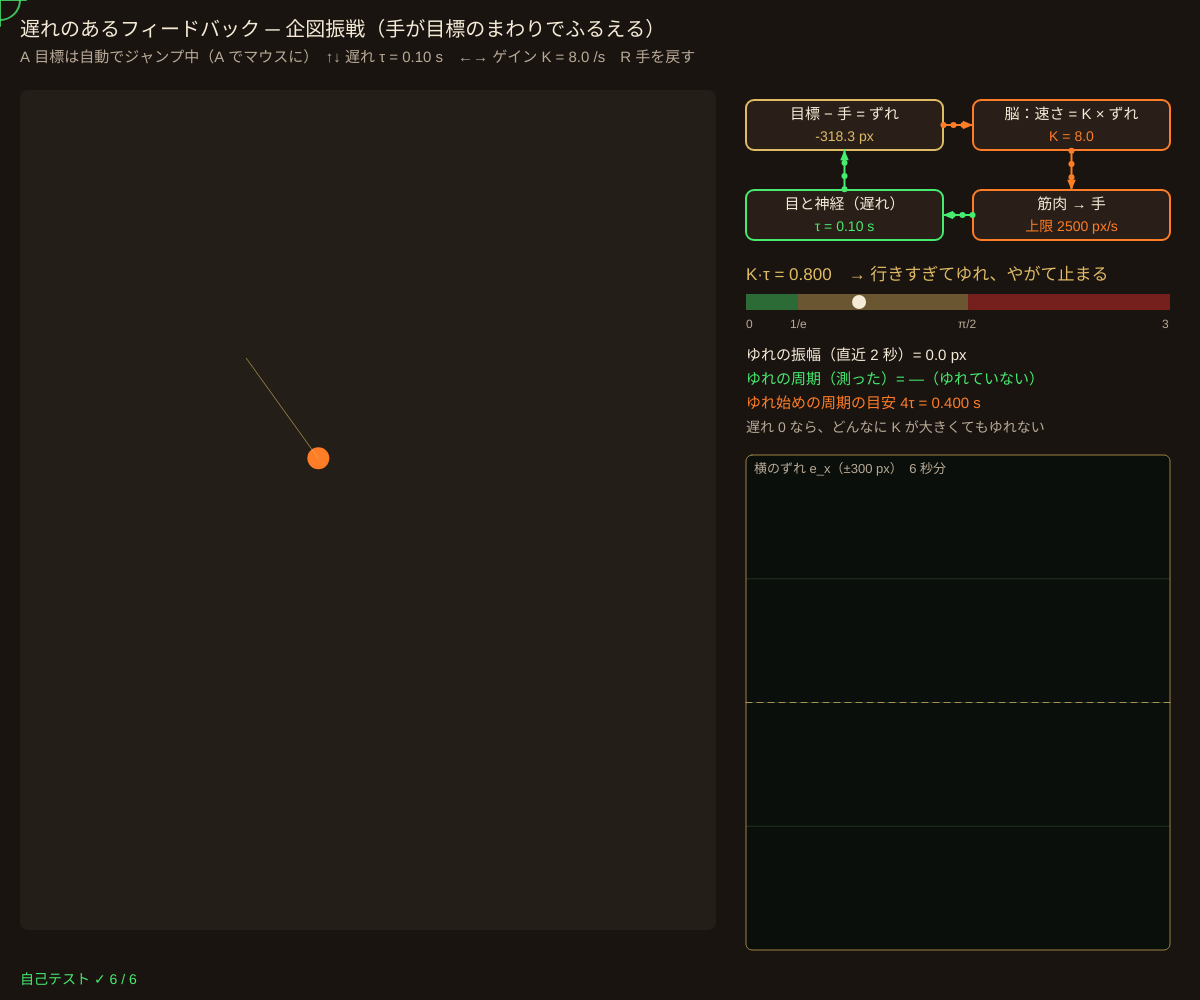
Frame 1 (no input)
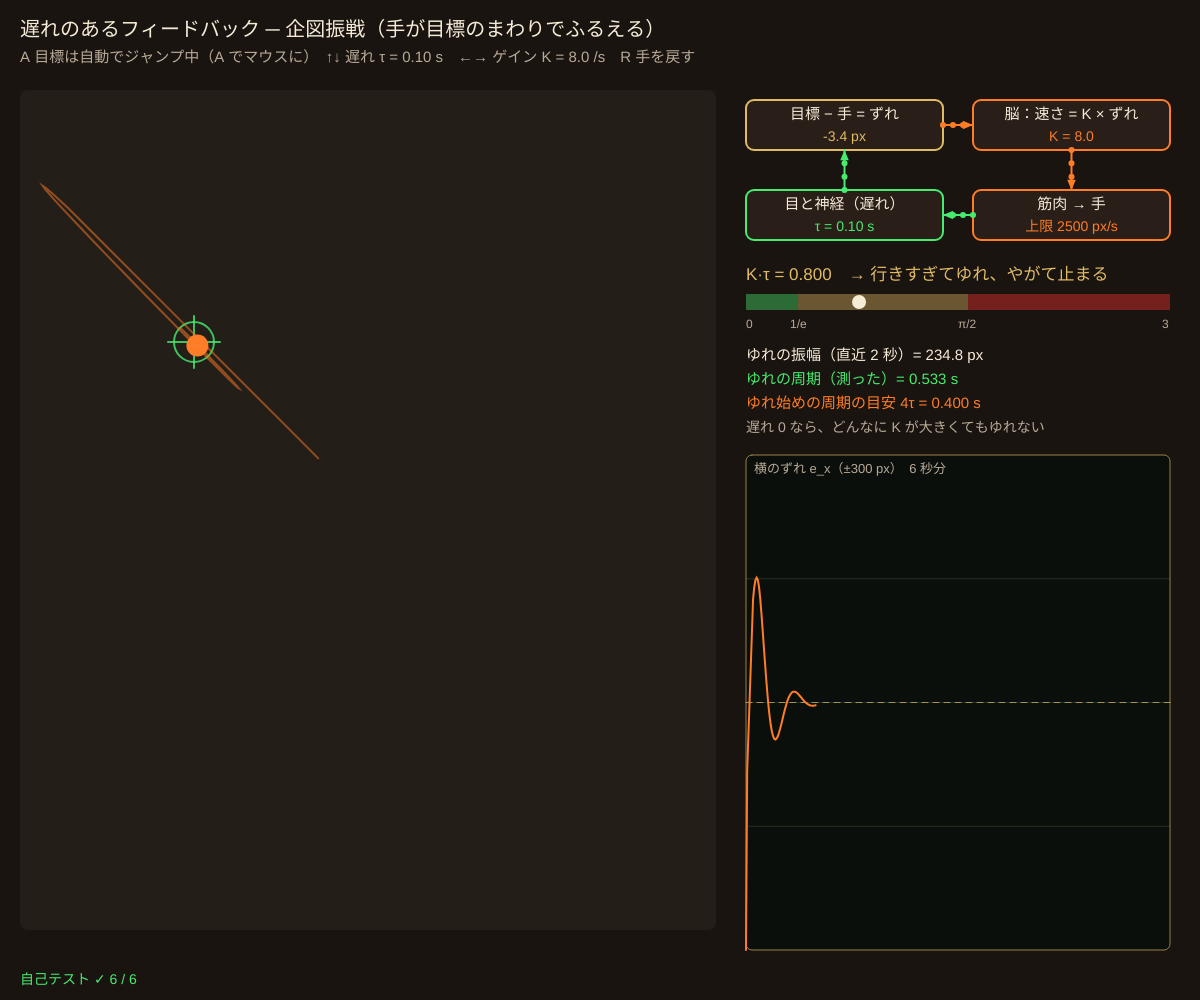
Frame 60 (no input)
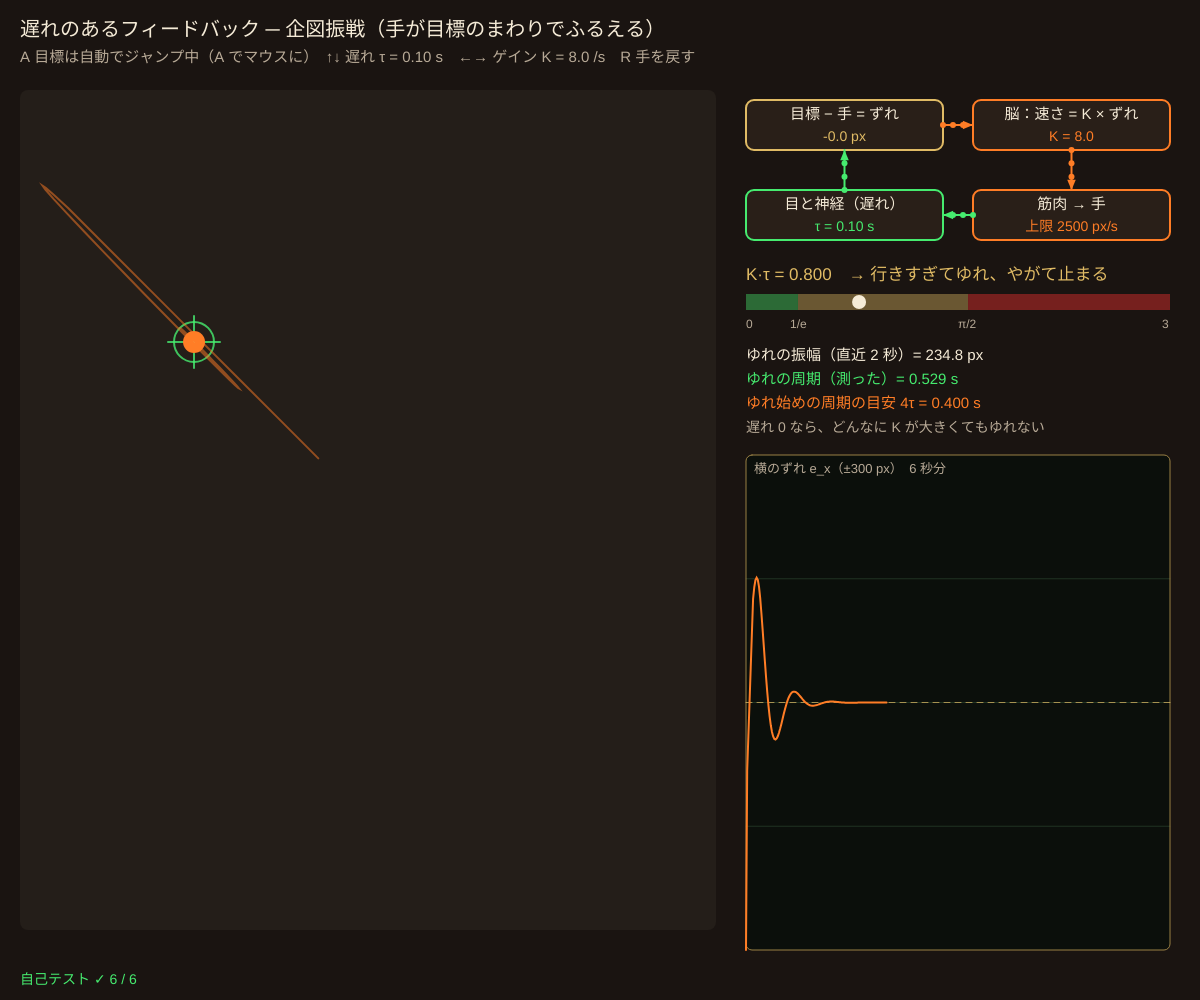
Frame 120 (the mouse pressed at the canvas centre since frame 60)

The p5.js sketch that drew these frames (run headless with seeded random() and noise() and a simulated clock; from frame 60 on, the mouse is pressed at the canvas centre):

// p5.js sketch
// ── sketch.js
// ============================================
// 02 遅れのあるフィードバックと企図振戦
// 手（オレンジの点）は「目で見たずれ」に比例した速さで目標へ動く。でも目と神経には遅れ τ がある
// K·τ が小さいとまっすぐ届く。大きくなると行きすぎてゆれ、π/2 を超えるとゆれが止まらない（ウィーナーが『サイバネティックス』で挙げた企図振戦の例）
// マウス = 目標 / A = 目標を自動でジャンプ / ↑↓ = 遅れ τ / ←→ = ゲイン K / R = 手を戻す
// ============================================

let K = 8;            // ★ ゲイン：ずれ 1 px につき 1 秒で何 px 動くか [1/s]
let tau = 0.1;        // ★ 目と神経の遅れ [秒]
let vmax = 2500;      // ★ 手の速さの上限 [px/s]（筋肉の限界。ゆれが無限に大きくならない）
const DT = 1 / 600;   // 計算のきざみ（1 フレームに 10 回）
let hand, buf, autoT = true, target = [0, 0], tJump = 0, hist = [], trail = [], tNow = 0, zc = [];

function setup() {
  createCanvas(windowWidth, windowHeight);
  colorMode(HSB, 360, 100, 100, 100);
  selfTest();
  resetHand();
}
function resetHand() { hand = makeHand([width * 0.3, height * 0.5]); hist = []; trail = []; zc = []; }
// 手の状態：位置と、過去の「見えたずれ」の記録（遅れのため）
function makeHand(p) { return { x: p[0], y: p[1], past: [] }; }
// 1 きざみ：τ 秒前に見えたずれ e(t − τ) に K をかけた速さで動く
function handStep(h, r, k, delay, vm, dt) {
  h.past.push([r[0] - h.x, r[1] - h.y]);
  let n = Math.round(delay / dt);
  while (h.past.length > n + 1) h.past.shift();
  let e = h.past[0];
  h.x += dt * clampv(k * e[0], -vm, vm);
  h.y += dt * clampv(k * e[1], -vm, vm);
  h.x = clampv(fin(h.x, 0), -1e5, 1e5); h.y = clampv(fin(h.y, 0), -1e5, 1e5);
}
function zone(kt) { return kt < 1 / Math.E ? 0 : kt < Math.PI / 2 ? 1 : 2; }
const ZONES = ['まっすぐ届く（Kτ < 1/e）', '行きすぎてゆれ、やがて止まる', 'ゆれが止まらない（振戦）'];

function draw() {
  background(24, 35, 10);
  let aw = width * 0.58, ax = 20, ay = 90, ah = height - 160;
  if (autoT) {
    if (tNow > tJump) { tJump = tNow + 2.5; let pts = [[0.25, 0.3], [0.75, 0.35], [0.5, 0.75], [0.2, 0.7]]; let q = pts[Math.floor(tNow / 2.5) % 4]; target = [ax + q[0] * aw, ay + q[1] * ah]; }
  } else target = [clampv(mouseX, ax, ax + aw), clampv(mouseY, ay, ay + ah)];
  for (let k = 0; k < 10; k++) { handStep(hand, target, K, tau, vmax, DT); tNow += DT; }
  let ex = target[0] - hand.x;
  hist.push(ex); if (hist.length > 360) hist.shift();
  if (hist.length > 1 && Math.sign(hist[hist.length - 1]) !== Math.sign(hist[hist.length - 2]) && hist[hist.length - 1] !== 0) zc.push(tNow);
  while (zc.length && zc[0] < tNow - 3) zc.shift();
  trail.push([hand.x, hand.y]); if (trail.length > 120) trail.shift();

  say('遅れのあるフィードバック ─ 企図振戦（手が目標のまわりでふるえる）', 20, 36, 20);
  say((autoT ? 'A 目標は自動でジャンプ中（A でマウスに）' : 'マウス = 目標（A で自動に）') + '　↑↓ 遅れ τ = ' + tau.toFixed(2) + ' s　←→ ゲイン K = ' + K.toFixed(1) + ' /s　R 手を戻す', 20, 62, 15, C_SUB);

  // ---- 手と目標
  noStroke(); fill(28, 30, 14); rect(ax, ay, aw, ah, 8);
  stroke(col(C_SCOPE, 80)); strokeWeight(2); noFill(); circle(target[0], target[1], 40); line(target[0] - 26, target[1], target[0] + 26, target[1]); line(target[0], target[1] - 26, target[0], target[1] + 26);
  noFill(); stroke(col(C_TUBE, 50)); strokeWeight(2); beginShape(); for (let p of trail) vertex(clampv(p[0], ax, ax + aw), clampv(p[1], ay, ay + ah)); endShape();
  noStroke(); fill(col(C_TUBE)); circle(clampv(hand.x, ax, ax + aw), clampv(hand.y, ay, ay + ah), 22);
  let seen = hand.past[0] || [0, 0];
  stroke(col(C_BRASS, 60)); strokeWeight(1); line(hand.x, hand.y, hand.x + seen[0] * 0.2, hand.y + seen[1] * 0.2);

  // ---- ループの図
  let bx = ax + aw + 30, bw = width - bx - 30, by = 100, half = (bw - 30) / 2;
  blockBox(bx, by, half, 50, '目標 − 手 = ずれ', ex.toFixed(1) + ' px', C_BRASS);
  blockBox(bx + half + 30, by, half, 50, '脳：速さ = K × ずれ', 'K = ' + K.toFixed(1), C_TUBE);
  blockBox(bx + half + 30, by + 90, half, 50, '筋肉 → 手', '上限 ' + vmax + ' px/s', C_TUBE);
  blockBox(bx, by + 90, half, 50, '目と神経（遅れ）', 'τ = ' + tau.toFixed(2) + ' s', C_SCOPE);
  let ph = (frameCount / 60) % 1;
  flowArrow(bx + half, by + 25, bx + half + 30, by + 25, C_TUBE, ph);
  flowArrow(bx + half + 30 + half / 2, by + 50, bx + half + 30 + half / 2, by + 90, C_TUBE, ph);
  flowArrow(bx + half + 30, by + 115, bx + half, by + 115, C_SCOPE, ph);
  flowArrow(bx + half / 2, by + 90, bx + half / 2, by + 50, C_SCOPE, ph);

  // ---- Kτ の地図と測った数
  let kt = K * tau, my = by + 180, z = zone(kt);
  say('K·τ = ' + kt.toFixed(3) + '　→ ' + ZONES[z], bx, my, 17, [C_SCOPE, C_BRASS, C_ALARM][z]);
  let mw = bw, X = (v) => bx + (v / 3) * mw;
  noStroke(); fill(col(C_SCOPE, 40)); rect(X(0), my + 14, X(1 / Math.E) - X(0), 16); fill(col(C_BRASS, 40)); rect(X(1 / Math.E), my + 14, X(Math.PI / 2) - X(1 / Math.E), 16);
  fill(col(C_ALARM, 40)); rect(X(Math.PI / 2), my + 14, X(3) - X(Math.PI / 2), 16);
  fill(col(C_TXT)); circle(X(Math.min(kt, 3)), my + 22, 14);
  say('0', X(0), my + 48, 12, C_SUB); say('1/e', X(1 / Math.E) - 8, my + 48, 12, C_SUB); say('π/2', X(Math.PI / 2) - 10, my + 48, 12, C_SUB); say('3', X(3) - 8, my + 48, 12, C_SUB);
  let last = hist.slice(-120), amp = (Math.max(...last) - Math.min(...last)) / 2, per = zc.length > 2 ? (2 * (zc[zc.length - 1] - zc[0])) / (zc.length - 1) : NaN;
  say('ゆれの振幅（直近 2 秒）= ' + amp.toFixed(1) + ' px', bx, my + 80, 15);
  say('ゆれの周期（測った）= ' + (Number.isFinite(per) ? per.toFixed(3) + ' s' : '—（ゆれていない）'), bx, my + 104, 15, C_SCOPE);
  say('ゆれ始めの周期の目安 4τ = ' + (4 * tau).toFixed(3) + ' s', bx, my + 128, 15, C_TUBE);
  say('遅れ 0 なら、どんなに K が大きくてもゆれない', bx, my + 152, 14, C_SUB);

  // ---- ずれのグラフ
  let gy = my + 175, gh = height - gy - 50;
  plotFrame(bx, gy, bw, gh, '横のずれ e_x（±300 px）　6 秒分');
  hLine(0, bx, gy, bw, gh, -300, 300, C_BRASS);
  plotLine(hist, bx, gy, bw, gh, -300, 300, C_TUBE, 360, 2);
  drawSelfTest();
}

function keyPressed() {
  if (key === 'a' || key === 'A') autoT = !autoT;
  if (key === UP_ARROW) tau = Math.min(0.4, +(tau + 0.02).toFixed(2));
  if (key === DOWN_ARROW) tau = Math.max(0, +(tau - 0.02).toFixed(2));
  if (key === RIGHT_ARROW) K = Math.min(25, K + 0.5);
  if (key === LEFT_ARROW) K = Math.max(0.5, K - 0.5);
  if (key === 'r' || key === 'R') resetHand();
}

// ---- 自己テスト：1 次元で、目標を 0 → 1 にジャンプさせる
function stepRun(k, d, T) {
  let h = makeHand([0, 0]), xs = [];
  for (let t = 0; t < T; t += DT) { handStep(h, [1, 0], k, d, 50, DT); xs.push(h.x); }
  return xs;
}
function selfTest() {
  selfTestResults = [];
  let a = stepRun(3, 0.1, 6);                                // Kτ = 0.3 < 1/e
  check('Kτ = 0.3 < 1/e：行きすぎない（最大 ' + Math.max(...a).toFixed(4) + ' ≤ 1）、6 秒で目標に届く', Math.max(...a) <= 1 + 1e-9 && a[a.length - 1] > 0.99);
  let b = stepRun(10, 0.1, 10), tail = b.slice(-600);         // Kτ = 1.0
  check('Kτ = 1.0：行きすぎる（最大 ' + Math.max(...b).toFixed(3) + '）が、ゆれは消える（最後 1 秒の |ずれ| < 1e-3）', Math.max(...b) > 1.05 && tail.every((x) => Math.abs(x - 1) < 1e-3));
  let c = stepRun(20, 0.1, 6), early = 0, late = 0;          // Kτ = 2.0
  c.forEach((x, i) => { if (i < 600) early = Math.max(early, Math.abs(x - 1)); if (i > c.length - 600) late = Math.max(late, Math.abs(x - 1)); });
  check('Kτ = 2.0 > π/2：ゆれが止まらない（最後 1 秒の振幅 ' + late.toFixed(2) + ' ≥ 最初の 1 秒 ' + early.toFixed(2) + '）', late >= early * 0.99 && late > 0.5);
  let d = stepRun(16, 0.1, 8), z = [];
  for (let i = 1; i < d.length; i++) if ((d[i] - 1) * (d[i - 1] - 1) < 0) z.push(i * DT);
  let per = (2 * (z[z.length - 1] - z[2])) / (z.length - 3);
  check('Kτ = 1.6（境目 π/2 のすぐ上）：周期 ' + per.toFixed(3) + ' s ≈ 4τ = 0.4 s（5% 以内）', Math.abs(per - 0.4) / 0.4 < 0.05);
  let e = stepRun(200, 0, 1);
  check('遅れ 0 なら K = 200 でも行きすぎない', Math.max(...e) <= 1 + 1e-9);
  let f = stepRun(40, 0.4, 5);
  check('Kτ = 16 でも速さの上限で値は有限（NaN にならない）', f.every(Number.isFinite) && Math.max(...f.map(Math.abs)) < 1e3);
  reportSelfTest();
}

// ---------- やってみよう ----------
// 1. ↑↓ で τ を 0 にすると、K をどんなに上げてもゆれない。τ = 0.1 にして K を上げていくと、どこからゆれ始める？
// 2. 測った周期と 4τ を比べよう。τ を 2 倍にすると周期は？
// 3. A を切ってマウスで目標を動かす。ゆれているときに目標を速く動かすとどうなる？
// 4. vmax を小さくすると、ゆれの振幅はどう変わる？（筋肉が弱いと…）
// 5. 「よく見てから動く」（τ が大きい）人ほど、ゆっくり（K を小さく）動くべき理由を、Kτ の地図で説明しよう


// ==================================================
// ここから下は「サイバネティクスの道具」（中身は読まなくても OK。消さないでね）
// ==================================================
function clampv(v, a, b) { return v < a ? a : v > b ? b : v; }
function fin(v, d) { return Number.isFinite(v) ? v : d; }        // NaN・Infinity なら d にもどす
// 決まった種（seed）から毎回同じ乱数列（0〜1）を出す。自己テストをいつも同じにするため
function makeRng(seed) {
  let a = seed >>> 0;
  return () => { a = (a + 0x6d2b79f5) >>> 0; let t = a; t = Math.imul(t ^ (t >>> 15), t | 1); t ^= t + Math.imul(t ^ (t >>> 7), t | 61); return ((t ^ (t >>> 14)) >>> 0) / 4294967296; };
}

// ---- 画面の道具（色は [色相, 彩度, 明るさ] の配列）
const C_TXT = [40, 12, 96], C_SUB = [35, 18, 72], C_SCOPE = [135, 70, 92], C_TUBE = [24, 85, 100], C_BRASS = [42, 55, 88], C_ALARM = [0, 80, 100];
function col(c, a) { return color(c[0], c[1], c[2], a === undefined ? 100 : a); }
function say(s, x, y, size, c) { noStroke(); fill(col(c || C_TXT)); textSize(size || 15); text(s, x, y); }
// オシロスコープ風の枠
function plotFrame(x, y, w, h, title) {
  noStroke(); fill(130, 40, 6, 90); rect(x, y, w, h, 6);
  stroke(130, 40, 40, 40); strokeWeight(1);
  for (let k = 1; k < 4; k++) line(x, y + (h * k) / 4, x + w, y + (h * k) / 4);
  noFill(); stroke(C_BRASS[0], C_BRASS[1], 60); rect(x, y, w, h, 6);
  if (title) say(title, x + 8, y + 18, 13, C_SUB);
}
// arr の値を lo〜hi の範囲で、枠 (x, y, w, h) に折れ線で描く（n = 横に並べる点の数）
function plotLine(arr, x, y, w, h, lo, hi, c, n, wt) {
  if (!arr || arr.length < 2) return;
  n = n || arr.length;
  stroke(col(c)); strokeWeight(wt || 2); noFill();
  beginShape();
  for (let i = 0; i < arr.length; i++) vertex(x + (i / (n - 1)) * w, y + h - clampv((fin(arr[i], lo) - lo) / (hi - lo), 0, 1) * h);
  endShape();
}
function hLine(v, x, y, w, h, lo, hi, c) {   // グラフの中の水平線（目標値など）
  let yy = y + h - clampv((v - lo) / (hi - lo), 0, 1) * h;
  stroke(col(c, 70)); strokeWeight(1); drawingContext.setLineDash([6, 5]); line(x, yy, x + w, yy); drawingContext.setLineDash([]);
}
// ブロック図の箱（名前と今の値）
function blockBox(x, y, w, h, name, val, c) {
  stroke(col(c || C_BRASS)); strokeWeight(2); fill(25, 40, 16); rect(x, y, w, h, 8);
  noStroke(); fill(col(C_TXT)); textAlign(CENTER, CENTER); textSize(15); text(name, x + w / 2, y + h / 2 - (val === undefined ? 0 : 10));
  if (val !== undefined) { fill(col(c || C_TUBE)); textSize(14); text(val, x + w / 2, y + h / 2 + 12); }
  textAlign(LEFT, BASELINE);
}
// 信号の矢印：点が流れて「ループを回る」ようすを見せる（phase = 0〜1）
function flowArrow(x1, y1, x2, y2, c, phase, label) {
  stroke(col(c)); strokeWeight(2); line(x1, y1, x2, y2);
  let a = Math.atan2(y2 - y1, x2 - x1);
  noStroke(); fill(col(c)); triangle(x2, y2, x2 - 11 * Math.cos(a - 0.4), y2 - 11 * Math.sin(a - 0.4), x2 - 11 * Math.cos(a + 0.4), y2 - 11 * Math.sin(a + 0.4));
  for (let k = 0; k < 3; k++) { let f = (phase + k / 3) % 1; circle(x1 + (x2 - x1) * f, y1 + (y2 - y1) * f, 6); }
  if (label) { fill(col(C_SUB)); textSize(13); text(label, (x1 + x2) / 2 + 6, (y1 + y2) / 2 - 6); }
}

// ---- 自己テストの道具
let selfTestResults = [];
function check(name, cond) { selfTestResults.push({ name, ok: !!cond }); }
function near(a, b, tol) { return Number.isFinite(a) && Math.abs(a - b) <= (tol === undefined ? 1e-9 : tol); }
function reportSelfTest() { for (let r of selfTestResults) (r.ok ? console.log : console.error)((r.ok ? '✓ ' : '✗ ') + r.name); }
function selfTestLine() { let n = selfTestResults.filter((r) => r.ok).length; return '自己テスト ' + (n === selfTestResults.length ? '✓ ' : '✗ ') + n + ' / ' + selfTestResults.length; }
function drawSelfTest() { say(selfTestLine(), 20, height - 16, 14, selfTestResults.every((r) => r.ok) ? C_SCOPE : C_ALARM); }
